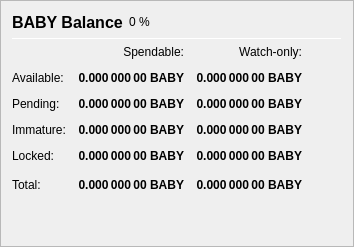
                   <widget class="QFrame" name="frame_Balances">
                    <property name="frameShape">
                     <enum>QFrame::StyledPanel</enum>
                    </property>
                    <property name="frameShadow">
                     <enum>QFrame::Raised</enum>
                    </property>
                    <layout class="QVBoxLayout" name="verticalLayout_4">
                     <item>
                      <layout class="QHBoxLayout" name="horizontalLayout_4">
                       <item>
                        <widget class="QLabel" name="label_5">
                         <property name="minimumSize">
                          <size>
                           <width>0</width>
                           <height>20</height>
                          </size>
                         </property>
                         <property name="font">
                          <font>
                           <pointsize>12</pointsize>
                           <weight>75</weight>
                           <bold>true</bold>
                          </font>
                         </property>
                         <property name="text">
                          <string>BABY Balance</string>
                         </property>
                        </widget>
                       </item>
                       <item>
                        <widget class="QLabel" name="labelBABYPercent">
                         <property name="text">
                          <string notr="true">0 %</string>
                         </property>
                        </widget>
                       </item>
                       <item>
                        <spacer name="horizontalSpacer_3">
                         <property name="orientation">
                          <enum>Qt::Horizontal</enum>
                         </property>
                         <property name="sizeHint" stdset="0">
                          <size>
                           <width>40</width>
                           <height>20</height>
                          </size>
                         </property>
                        </spacer>
                       </item>
                      </layout>
                     </item>
                     <item>
                      <widget class="Line" name="line_Balance">
                       <property name="minimumSize">
                        <size>
                         <width>0</width>
                         <height>1</height>
                        </size>
                       </property>
                       <property name="maximumSize">
                        <size>
                         <width>16777215</width>
                         <height>1</height>
                        </size>
                       </property>
                       <property name="orientation">
                        <enum>Qt::Horizontal</enum>
                       </property>
                      </widget>
                     </item>
                     <item>
                      <layout class="QGridLayout" name="gridLayout">
                       <property name="spacing">
                        <number>12</number>
                       </property>
                       <item row="0" column="1">
                        <widget class="QLabel" name="labelSpendable">
                         <property name="text">
                          <string>Spendable:</string>
                         </property>
                         <property name="alignment">
                          <set>Qt::AlignRight|Qt::AlignTrailing|Qt::AlignVCenter</set>
                         </property>
                        </widget>
                       </item>
                       <item row="0" column="2">
                        <widget class="QLabel" name="labelWatchonly">
                         <property name="text">
                          <string>Watch-only:</string>
                         </property>
                         <property name="alignment">
                          <set>Qt::AlignRight|Qt::AlignTrailing|Qt::AlignVCenter</set>
                         </property>
                        </widget>
                       </item>
                       <item row="1" column="0">
                        <widget class="QLabel" name="labelBalanceText">
                         <property name="text">
                          <string>Available:</string>
                         </property>
                        </widget>
                       </item>
                       <item row="1" column="1">
                        <widget class="QLabel" name="labelBalance">
                         <property name="font">
                          <font>
                           <weight>75</weight>
                           <bold>true</bold>
                          </font>
                         </property>
                         <property name="cursor">
                          <cursorShape>IBeamCursor</cursorShape>
                         </property>
                         <property name="toolTip">
                          <string>Your current spendable balance</string>
                         </property>
                         <property name="text">
                          <string notr="true">0.000 000 00 BABY</string>
                         </property>
                         <property name="alignment">
                          <set>Qt::AlignRight|Qt::AlignTrailing|Qt::AlignVCenter</set>
                         </property>
                         <property name="textInteractionFlags">
                          <set>Qt::LinksAccessibleByMouse|Qt::TextSelectableByKeyboard|Qt::TextSelectableByMouse</set>
                         </property>
                        </widget>
                       </item>
                       <item row="1" column="2">
                        <widget class="QLabel" name="labelWatchAvailable">
                         <property name="font">
                          <font>
                           <weight>75</weight>
                           <bold>true</bold>
                          </font>
                         </property>
                         <property name="cursor">
                          <cursorShape>IBeamCursor</cursorShape>
                         </property>
                         <property name="toolTip">
                          <string>Your current balance in watch-only addresses</string>
                         </property>
                         <property name="text">
                          <string notr="true">0.000 000 00 BABY</string>
                         </property>
                         <property name="alignment">
                          <set>Qt::AlignRight|Qt::AlignTrailing|Qt::AlignVCenter</set>
                         </property>
                         <property name="textInteractionFlags">
                          <set>Qt::LinksAccessibleByMouse|Qt::TextSelectableByKeyboard|Qt::TextSelectableByMouse</set>
                         </property>
                        </widget>
                       </item>
                       <item row="2" column="0">
                        <widget class="QLabel" name="labelPendingText">
                         <property name="text">
                          <string>Pending:</string>
                         </property>
                        </widget>
                       </item>
                       <item row="2" column="1">
                        <widget class="QLabel" name="labelUnconfirmed">
                         <property name="font">
                          <font>
                           <weight>75</weight>
                           <bold>true</bold>
                          </font>
                         </property>
                         <property name="cursor">
                          <cursorShape>IBeamCursor</cursorShape>
                         </property>
                         <property name="toolTip">
                          <string>Total of transactions that have yet to be confirmed, and do not yet count toward the spendable balance</string>
                         </property>
                         <property name="text">
                          <string notr="true">0.000 000 00 BABY</string>
                         </property>
                         <property name="alignment">
                          <set>Qt::AlignRight|Qt::AlignTrailing|Qt::AlignVCenter</set>
                         </property>
                         <property name="textInteractionFlags">
                          <set>Qt::LinksAccessibleByMouse|Qt::TextSelectableByKeyboard|Qt::TextSelectableByMouse</set>
                         </property>
                        </widget>
                       </item>
                       <item row="2" column="2">
                        <widget class="QLabel" name="labelWatchPending">
                         <property name="font">
                          <font>
                           <weight>75</weight>
                           <bold>true</bold>
                          </font>
                         </property>
                         <property name="cursor">
                          <cursorShape>IBeamCursor</cursorShape>
                         </property>
                         <property name="toolTip">
                          <string>Unconfirmed transactions to watch-only addresses</string>
                         </property>
                         <property name="text">
                          <string notr="true">0.000 000 00 BABY</string>
                         </property>
                         <property name="alignment">
                          <set>Qt::AlignRight|Qt::AlignTrailing|Qt::AlignVCenter</set>
                         </property>
                         <property name="textInteractionFlags">
                          <set>Qt::LinksAccessibleByMouse|Qt::TextSelectableByKeyboard|Qt::TextSelectableByMouse</set>
                         </property>
                        </widget>
                       </item>
                       <item row="3" column="0">
                        <widget class="QLabel" name="labelImmatureText">
                         <property name="text">
                          <string>Immature:</string>
                         </property>
                        </widget>
                       </item>
                       <item row="3" column="1">
                        <widget class="QLabel" name="labelImmature">
                         <property name="font">
                          <font>
                           <weight>75</weight>
                           <bold>true</bold>
                          </font>
                         </property>
                         <property name="cursor">
                          <cursorShape>IBeamCursor</cursorShape>
                         </property>
                         <property name="toolTip">
                          <string>Staked or masternode rewards that has not yet matured</string>
                         </property>
                         <property name="text">
                          <string notr="true">0.000 000 00 BABY</string>
                         </property>
                         <property name="alignment">
                          <set>Qt::AlignRight|Qt::AlignTrailing|Qt::AlignVCenter</set>
                         </property>
                         <property name="textInteractionFlags">
                          <set>Qt::LinksAccessibleByMouse|Qt::TextSelectableByKeyboard|Qt::TextSelectableByMouse</set>
                         </property>
                        </widget>
                       </item>
                       <item row="3" column="2">
                        <widget class="QLabel" name="labelWatchImmature">
                         <property name="font">
                          <font>
                           <weight>75</weight>
                           <bold>true</bold>
                          </font>
                         </property>
                         <property name="cursor">
                          <cursorShape>IBeamCursor</cursorShape>
                         </property>
                         <property name="toolTip">
                          <string>Staked or masternode rewards in watch-only addresses that has not yet matured</string>
                         </property>
                         <property name="text">
                          <string notr="true">0.000 000 00 BABY</string>
                         </property>
                         <property name="alignment">
                          <set>Qt::AlignRight|Qt::AlignTrailing|Qt::AlignVCenter</set>
                         </property>
                         <property name="textInteractionFlags">
                          <set>Qt::LinksAccessibleByMouse|Qt::TextSelectableByKeyboard|Qt::TextSelectableByMouse</set>
                         </property>
                        </widget>
                       </item>
                       <item row="4" column="0">
                        <widget class="QLabel" name="labelLockedBalanceText">
                         <property name="toolTip">
                          <string>Locked BABY or Masternode collaterals. These are excluded from zBABY minting.</string>
                         </property>
                         <property name="text">
                          <string>Locked:</string>
                         </property>
                        </widget>
                       </item>
                       <item row="4" column="1">
                        <widget class="QLabel" name="labelLockedBalance">
                         <property name="font">
                          <font>
                           <weight>75</weight>
                           <bold>true</bold>
                          </font>
                         </property>
                         <property name="cursor">
                          <cursorShape>IBeamCursor</cursorShape>
                         </property>
                         <property name="toolTip">
                          <string>Locked BABY or Masternode collaterals. These are excluded from zBABY minting.</string>
                         </property>
                         <property name="text">
                          <string notr="true">0.000 000 00 BABY</string>
                         </property>
                         <property name="alignment">
                          <set>Qt::AlignRight|Qt::AlignTrailing|Qt::AlignVCenter</set>
                         </property>
                         <property name="textInteractionFlags">
                          <set>Qt::LinksAccessibleByMouse|Qt::TextSelectableByKeyboard|Qt::TextSelectableByMouse</set>
                         </property>
                        </widget>
                       </item>
                       <item row="4" column="2">
                        <widget class="QLabel" name="labelWatchLocked">
                         <property name="font">
                          <font>
                           <weight>75</weight>
                           <bold>true</bold>
                          </font>
                         </property>
                         <property name="cursor">
                          <cursorShape>IBeamCursor</cursorShape>
                         </property>
                         <property name="toolTip">
                          <string>Current locked balance in watch-only addresses</string>
                         </property>
                         <property name="text">
                          <string notr="true">0.000 000 00 BABY</string>
                         </property>
                         <property name="alignment">
                          <set>Qt::AlignRight|Qt::AlignTrailing|Qt::AlignVCenter</set>
                         </property>
                         <property name="textInteractionFlags">
                          <set>Qt::LinksAccessibleByMouse|Qt::TextSelectableByKeyboard|Qt::TextSelectableByMouse</set>
                         </property>
                        </widget>
                       </item>
                       <item row="5" column="0">
                        <widget class="QLabel" name="labelTotalText">
                         <property name="text">
                          <string>Total:</string>
                         </property>
                         <property name="toolTip">
                          <string>Your current BABY balance, unconfirmed and immature transactions included</string>
                         </property>
                        </widget>
                       </item>
                       <item row="5" column="1">
                        <widget class="QLabel" name="labelTotal">
                         <property name="font">
                          <font>
                           <weight>75</weight>
                           <bold>true</bold>
                          </font>
                         </property>
                         <property name="cursor">
                          <cursorShape>IBeamCursor</cursorShape>
                         </property>
                         <property name="toolTip">
                          <string>Your current BABY balance, unconfirmed and immature transactions included</string>
                         </property>
                         <property name="text">
                          <string notr="true">0.000 000 00 BABY</string>
                         </property>
                         <property name="alignment">
                          <set>Qt::AlignRight|Qt::AlignTrailing|Qt::AlignVCenter</set>
                         </property>
                         <property name="textInteractionFlags">
                          <set>Qt::LinksAccessibleByMouse|Qt::TextSelectableByKeyboard|Qt::TextSelectableByMouse</set>
                         </property>
                        </widget>
                       </item>
                       <item row="5" column="2">
                        <widget class="QLabel" name="labelWatchTotal">
                         <property name="font">
                          <font>
                           <weight>75</weight>
                           <bold>true</bold>
                          </font>
                         </property>
                         <property name="cursor">
                          <cursorShape>IBeamCursor</cursorShape>
                         </property>
                         <property name="toolTip">
                          <string>Current total balance in watch-only addresses</string>
                         </property>
                         <property name="text">
                          <string notr="true">0.000 000 00 BABY</string>
                         </property>
                         <property name="alignment">
                          <set>Qt::AlignRight|Qt::AlignTrailing|Qt::AlignVCenter</set>
                         </property>
                         <property name="textInteractionFlags">
                          <set>Qt::LinksAccessibleByMouse|Qt::TextSelectableByKeyboard|Qt::TextSelectableByMouse</set>
                         </property>
                        </widget>
                       </item>
                       <item row="5" column="3">
                        <spacer name="horizontalSpacer_9">
                         <property name="orientation">
                          <enum>Qt::Horizontal</enum>
                         </property>
                         <property name="sizeHint" stdset="0">
                          <size>
                           <width>40</width>
                           <height>20</height>
                          </size>
                         </property>
                        </spacer>
                       </item>
                      </layout>
                     </item>
                     <item>
                      <spacer name="verticalSpacer_3">
                       <property name="orientation">
                        <enum>Qt::Vertical</enum>
                       </property>
                       <property name="sizeHint" stdset="0">
                        <size>
                         <width>20</width>
                         <height>40</height>
                        </size>
                       </property>
                      </spacer>
                     </item>
                    </layout>
                   </widget>
